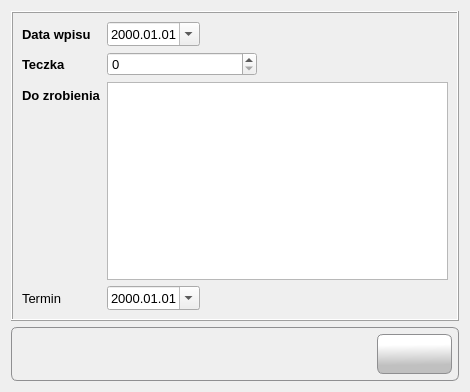
<?xml version="1.0" encoding="UTF-8"?>
<ui version="4.0">
 <class>Form</class>
 <widget class="QWidget" name="Form">
  <property name="windowModality">
   <enum>Qt::ApplicationModal</enum>
  </property>
  <property name="geometry">
   <rect>
    <x>0</x>
    <y>0</y>
    <width>470</width>
    <height>392</height>
   </rect>
  </property>
  <property name="sizePolicy">
   <sizepolicy hsizetype="Fixed" vsizetype="Fixed">
    <horstretch>0</horstretch>
    <verstretch>0</verstretch>
   </sizepolicy>
  </property>
  <property name="minimumSize">
   <size>
    <width>470</width>
    <height>392</height>
   </size>
  </property>
  <property name="maximumSize">
   <size>
    <width>470</width>
    <height>392</height>
   </size>
  </property>
  <property name="font">
   <font>
    <family>Tahoma</family>
    <pointsize>10</pointsize>
   </font>
  </property>
  <property name="windowTitle">
   <string>Do zrobienia</string>
  </property>
  <property name="windowIcon">
   <iconset resource="../res/main_form.qrc">
    <normaloff>:/icons/res/icon/stop.png</normaloff>:/icons/res/icon/stop.png</iconset>
  </property>
  <property name="windowFilePath">
   <string notr="true"/>
  </property>
  <layout class="QVBoxLayout" name="verticalLayout_3">
   <item>
    <widget class="QFrame" name="frame">
     <property name="frameShape">
      <enum>QFrame::Box</enum>
     </property>
     <property name="frameShadow">
      <enum>QFrame::Raised</enum>
     </property>
     <layout class="QVBoxLayout" name="verticalLayout">
      <item>
       <layout class="QFormLayout" name="formLayout">
        <item row="0" column="0">
         <widget class="QLabel" name="label">
          <property name="font">
           <font>
            <family>Tahoma</family>
            <pointsize>10</pointsize>
            <weight>75</weight>
            <bold>true</bold>
           </font>
          </property>
          <property name="text">
           <string>Data wpisu</string>
          </property>
          <property name="buddy">
           <cstring>dte_registration_date</cstring>
          </property>
         </widget>
        </item>
        <item row="0" column="1">
         <widget class="QDateEdit" name="dte_registration_date">
          <property name="sizePolicy">
           <sizepolicy hsizetype="Fixed" vsizetype="Fixed">
            <horstretch>0</horstretch>
            <verstretch>0</verstretch>
           </sizepolicy>
          </property>
          <property name="displayFormat">
           <string notr="true">yyyy.MM.dd</string>
          </property>
          <property name="calendarPopup">
           <bool>true</bool>
          </property>
         </widget>
        </item>
        <item row="1" column="1">
         <widget class="QSpinBox" name="sbx_case">
          <property name="sizePolicy">
           <sizepolicy hsizetype="Fixed" vsizetype="Fixed">
            <horstretch>0</horstretch>
            <verstretch>0</verstretch>
           </sizepolicy>
          </property>
          <property name="minimumSize">
           <size>
            <width>150</width>
            <height>0</height>
           </size>
          </property>
          <property name="specialValueText">
           <string notr="true"/>
          </property>
          <property name="suffix">
           <string notr="true"/>
          </property>
          <property name="prefix">
           <string notr="true"/>
          </property>
          <property name="maximum">
           <number>999999999</number>
          </property>
         </widget>
        </item>
        <item row="1" column="0">
         <widget class="QLabel" name="label_2">
          <property name="font">
           <font>
            <family>Tahoma</family>
            <pointsize>10</pointsize>
            <weight>75</weight>
            <bold>true</bold>
           </font>
          </property>
          <property name="text">
           <string>Teczka</string>
          </property>
          <property name="buddy">
           <cstring>sbx_case</cstring>
          </property>
         </widget>
        </item>
        <item row="2" column="0">
         <widget class="QLabel" name="label_3">
          <property name="font">
           <font>
            <family>Tahoma</family>
            <pointsize>10</pointsize>
            <weight>75</weight>
            <bold>true</bold>
           </font>
          </property>
          <property name="text">
           <string>Do zrobienia</string>
          </property>
          <property name="buddy">
           <cstring>txt_todo</cstring>
          </property>
         </widget>
        </item>
        <item row="2" column="1">
         <widget class="QPlainTextEdit" name="txt_todo">
          <property name="sizePolicy">
           <sizepolicy hsizetype="Expanding" vsizetype="Fixed">
            <horstretch>0</horstretch>
            <verstretch>0</verstretch>
           </sizepolicy>
          </property>
          <property name="minimumSize">
           <size>
            <width>0</width>
            <height>198</height>
           </size>
          </property>
          <property name="tabChangesFocus">
           <bool>true</bool>
          </property>
         </widget>
        </item>
        <item row="3" column="0">
         <widget class="QLabel" name="label_4">
          <property name="text">
           <string>Termin</string>
          </property>
          <property name="buddy">
           <cstring>dte_deadline</cstring>
          </property>
         </widget>
        </item>
        <item row="3" column="1">
         <widget class="QDateEdit" name="dte_deadline">
          <property name="sizePolicy">
           <sizepolicy hsizetype="Fixed" vsizetype="Fixed">
            <horstretch>0</horstretch>
            <verstretch>0</verstretch>
           </sizepolicy>
          </property>
          <property name="specialValueText">
           <string notr="true"/>
          </property>
          <property name="showGroupSeparator" stdset="0">
           <bool>false</bool>
          </property>
          <property name="currentSection">
           <enum>QDateTimeEdit::YearSection</enum>
          </property>
          <property name="displayFormat">
           <string notr="true">yyyy.MM.dd</string>
          </property>
          <property name="calendarPopup">
           <bool>true</bool>
          </property>
         </widget>
        </item>
       </layout>
      </item>
     </layout>
    </widget>
   </item>
   <item>
    <widget class="QFrame" name="frame_2">
     <property name="styleSheet">
      <string notr="true">border: 1px solid #8f8f91;
    border-radius: 6px;
    background-color: qlineargradient(x1: 0, y1: 0, x2: 0, y2: 1,
                                      stop: 0 #f6f7fa, stop: 1 #dadbde);</string>
     </property>
     <property name="frameShape">
      <enum>QFrame::Box</enum>
     </property>
     <property name="frameShadow">
      <enum>QFrame::Sunken</enum>
     </property>
     <layout class="QVBoxLayout" name="verticalLayout_2">
      <property name="leftMargin">
       <number>6</number>
      </property>
      <property name="topMargin">
       <number>6</number>
      </property>
      <property name="rightMargin">
       <number>6</number>
      </property>
      <property name="bottomMargin">
       <number>6</number>
      </property>
      <item>
       <layout class="QHBoxLayout" name="horizontalLayout">
        <property name="spacing">
         <number>15</number>
        </property>
        <property name="leftMargin">
         <number>0</number>
        </property>
        <property name="topMargin">
         <number>0</number>
        </property>
        <property name="rightMargin">
         <number>0</number>
        </property>
        <property name="bottomMargin">
         <number>0</number>
        </property>
        <item>
         <spacer name="horizontalSpacer">
          <property name="orientation">
           <enum>Qt::Horizontal</enum>
          </property>
          <property name="sizeHint" stdset="0">
           <size>
            <width>40</width>
            <height>20</height>
           </size>
          </property>
         </spacer>
        </item>
        <item>
         <widget class="QPushButton" name="btn_ok">
          <property name="sizePolicy">
           <sizepolicy hsizetype="Fixed" vsizetype="Preferred">
            <horstretch>0</horstretch>
            <verstretch>0</verstretch>
           </sizepolicy>
          </property>
          <property name="minimumSize">
           <size>
            <width>75</width>
            <height>40</height>
           </size>
          </property>
          <property name="font">
           <font>
            <family>Tahoma</family>
            <pointsize>10</pointsize>
           </font>
          </property>
          <property name="cursor">
           <cursorShape>PointingHandCursor</cursorShape>
          </property>
          <property name="toolTip">
           <string>Zapisz</string>
          </property>
          <property name="layoutDirection">
           <enum>Qt::LeftToRight</enum>
          </property>
          <property name="autoFillBackground">
           <bool>false</bool>
          </property>
          <property name="styleSheet">
           <string notr="true">QPushButton {
border: 1px solid #8f8f91;
border-radius: 6px;
background-color: qlineargradient(spread:pad, x1:0.529318, y1:1, x2:0.511909, y2:0.262, stop:0.295455 rgba(192, 192, 192, 255), stop:1 rgba(255, 255, 255, 255))
}
QPushButton:hover {
background-color: qlineargradient(spread:pad, x1:0.507, y1:0.937, x2:0.489, y2:0.08, stop:0 rgba(207, 207, 207, 255), stop:1 rgba(255, 255, 255, 255))
 }
QPushButton:pressed {
 background-color: qlineargradient(spread:pad, x1:0.513, y1:0, x2:0.495, y2:0.886, stop:0.306818 rgba(208, 208, 208, 255), stop:1 rgba(255, 255, 255, 255))
}</string>
          </property>
          <property name="text">
           <string/>
          </property>
          <property name="icon">
           <iconset resource="../res/main_form.qrc">
            <normaloff>:/icons/res/icon/check.png</normaloff>:/icons/res/icon/check.png</iconset>
          </property>
          <property name="iconSize">
           <size>
            <width>32</width>
            <height>32</height>
           </size>
          </property>
          <property name="autoDefault">
           <bool>true</bool>
          </property>
         </widget>
        </item>
       </layout>
      </item>
     </layout>
    </widget>
   </item>
  </layout>
 </widget>
 <tabstops>
  <tabstop>dte_registration_date</tabstop>
  <tabstop>sbx_case</tabstop>
  <tabstop>txt_todo</tabstop>
  <tabstop>dte_deadline</tabstop>
  <tabstop>btn_ok</tabstop>
 </tabstops>
 <resources>
  <include location="../res/main_form.qrc"/>
 </resources>
 <connections/>
</ui>
